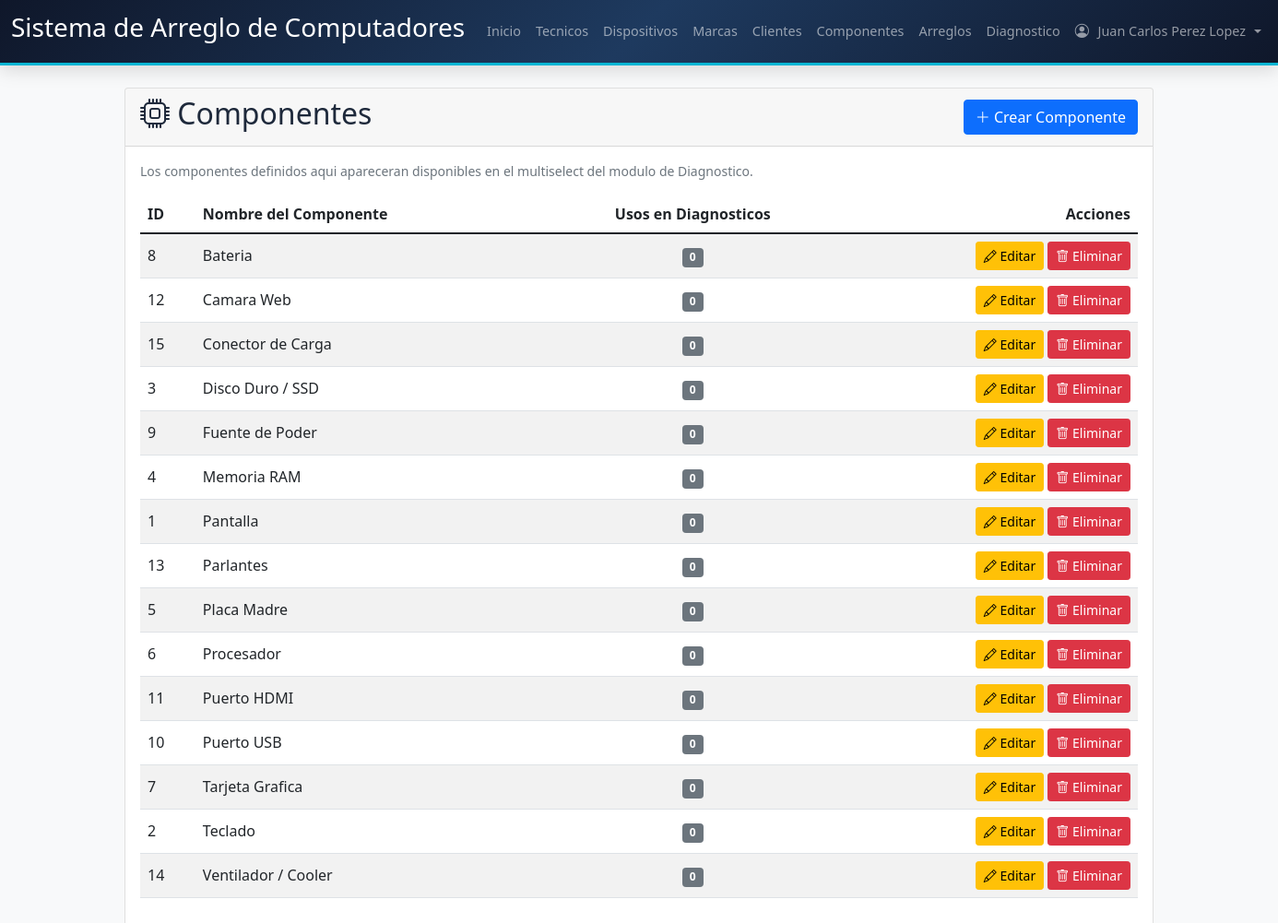
The app's page /Codigo/componentes.php (signed in), older data.
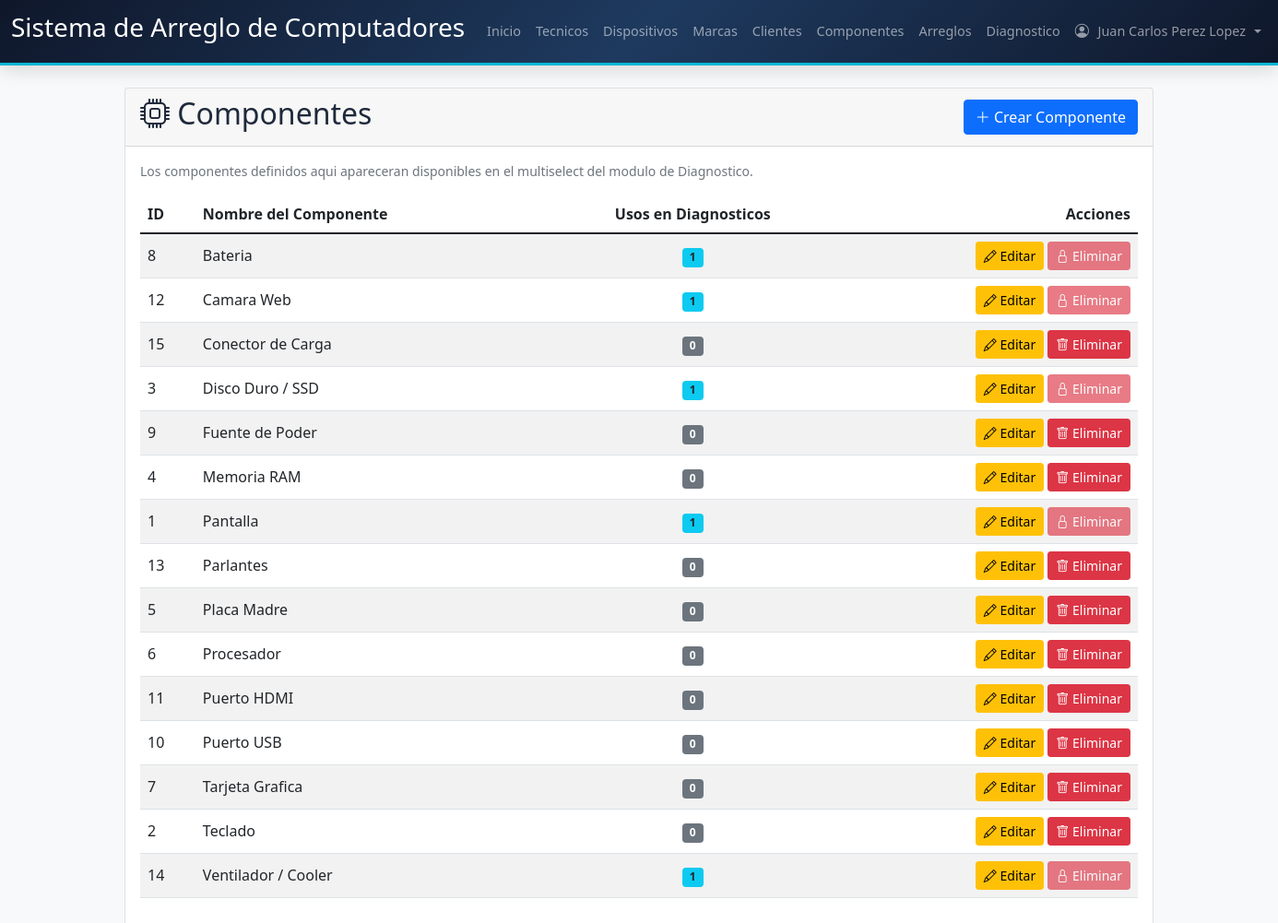
The same page, newer data.
### tables this page shows
CREATE TABLE Componente (
  idComponente INT NOT NULL AUTO_INCREMENT,
  Nombre_Componente VARCHAR(100) NOT NULL,
  Codigo_Producto VARCHAR(50) DEFAULT NULL,
  Codigo_Barras VARCHAR(100) DEFAULT NULL,
  Marca_idMarca INT DEFAULT NULL,
  Cantidad INT NOT NULL DEFAULT 0,
  Precio DECIMAL(10,2) NOT NULL DEFAULT 0.00,
  Activo TINYINT(1) NOT NULL DEFAULT 1,
  Fecha_Ingreso DATETIME DEFAULT CURRENT_TIMESTAMP,
  Fecha_Modificacion DATETIME DEFAULT CURRENT_TIMESTAMP ON UPDATE CURRENT_TIMESTAMP,
  PRIMARY KEY (idComponente),
  CONSTRAINT fk_Componente_Marca FOREIGN KEY (Marca_idMarca) REFERENCES Marca(idMarca) ON DELETE SET NULL
);

### Codigo/componentes.php (the view, shortened to what this page needs)
<?php
include("conexion.php");
function obtenerComponentes($conn) {
    $sql = "SELECT c.*,
                   (SELECT COUNT(*) FROM Detalle_Diagnostico_Componente ddc
                    WHERE ddc.Componente_idComponente = c.idComponente) AS Usos
            FROM Componente c
            ORDER BY c.Nombre_Componente";
    $result = $conn->query($sql);
    return $result->fetch_all(MYSQLI_ASSOC);
}
$componentes = obtenerComponentes($conn);
?>
<!DOCTYPE html>
<html lang="es">
<head>
    <link href="https://cdn.jsdelivr.net/npm/bootstrap@5.1.3/dist/css/bootstrap.min.css" rel="stylesheet">
    <link href="https://cdn.jsdelivr.net/npm/bootstrap-icons@1.11.3/font/bootstrap-icons.min.css" rel="stylesheet">
    <link href="estils.css" rel="stylesheet">
</head>
<body class="bg-light">
    <?php include 'navbar.php'; ?>
    <div class="container mt-4">
        <div class="card">
            <div class="card-header d-flex justify-content-between align-items-center">
                <h2><i class="bi bi-cpu"></i> Componentes</h2>
                <button type="button" class="btn btn-primary" data-bs-toggle="modal" data-bs-target="#crearComponenteModal">
                    <i class="bi bi-plus-lg"></i> Crear Componente
                </button>
            </div>
            <div class="card-body">
                <p class="text-muted small mb-3">
                    Los componentes definidos aqui apareceran disponibles en el multiselect del modulo de Diagnostico.
                </p>
                <div class="table-responsive">
                    <table class="table table-striped align-middle">
                        <thead>
                            <tr>
                                <th>ID</th>
                                <th>Nombre del Componente</th>
                                <th class="text-center">Usos en Diagnosticos</th>
                                <th class="text-end">Acciones</th>
                            </tr>
                        </thead>
                        <tbody>
                            <?php if (empty($componentes)): ?>
                                <tr>
                                    <td colspan="4" class="text-center text-muted py-4">No hay componentes registrados.</td>
                                </tr>
                            <?php else: ?>
                                <?php foreach ($componentes as $comp): ?>
                                <tr>
                                    <td><?php echo (int)$comp['idComponente']; ?></td>
                                    <td><?php echo htmlspecialchars($comp['Nombre_Componente']); ?></td>
                                    <td class="text-center">
                                        <?php if ((int)$comp['Usos'] > 0): ?>
                                            <span class="badge bg-info text-dark"><?php echo (int)$comp['Usos']; ?></span>
                                        <?php else: ?>
                                            <span class="badge bg-secondary">0</span>
                                        <?php endif; ?>
                                    </td>
                                    <td class="text-end">
                                        <button type="button" class="btn btn-sm btn-warning"
                                                data-bs-toggle="modal"
                                                data-bs-target="#editarComponenteModal<?php echo $comp['idComponente']; ?>">
                                            <i class="bi bi-pencil"></i> Editar
                                        </button>
                                        <?php if ((int)$comp['Usos'] === 0): ?>
                                            <a href="?eliminar=<?php echo $comp['idComponente']; ?>"
                                               class="btn btn-sm btn-danger"
                                               onclick="return confirm('¿Estas seguro de que quieres eliminar este componente?')">
                                                <i class="bi bi-trash"></i> Eliminar
                                            </a>
                                        <?php else: ?>
                                            <button type="button" class="btn btn-sm btn-danger"
                                                    disabled
                                                    title="No se puede eliminar: esta en uso">
                                                <i class="bi bi-lock"></i> Eliminar
                                            </button>
                                        <?php endif; ?>
                                    </td>
                                </tr>
                                <?php endforeach; ?>
                            <?php endif; ?>
                        </tbody>
                    </table>
                </div>
            </div>
        </div>
    </div>
</body>
</html>

Row changes from the older to the newer data that the page shows:
changed componente "Bateria": Usos (not shown) → "1"; no longer shows "0"
changed componente "Camara Web": Usos (not shown) → "1"; no longer shows "0"
changed componente "Disco Duro / SSD": Usos (not shown) → "1"; no longer shows "0"
changed componente "Pantalla": Usos (not shown) → "1"; no longer shows "0"
changed componente "Ventilador / Cooler": Usos (not shown) → "1"; no longer shows "0"
